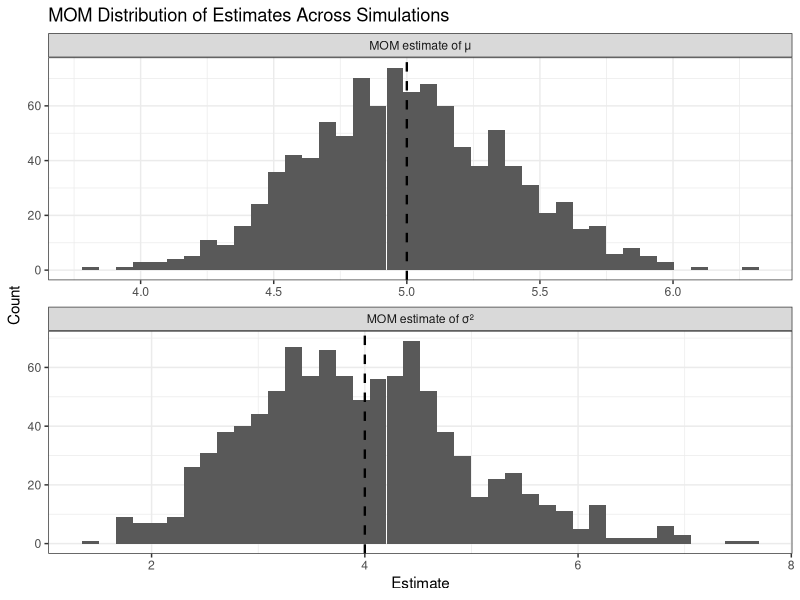
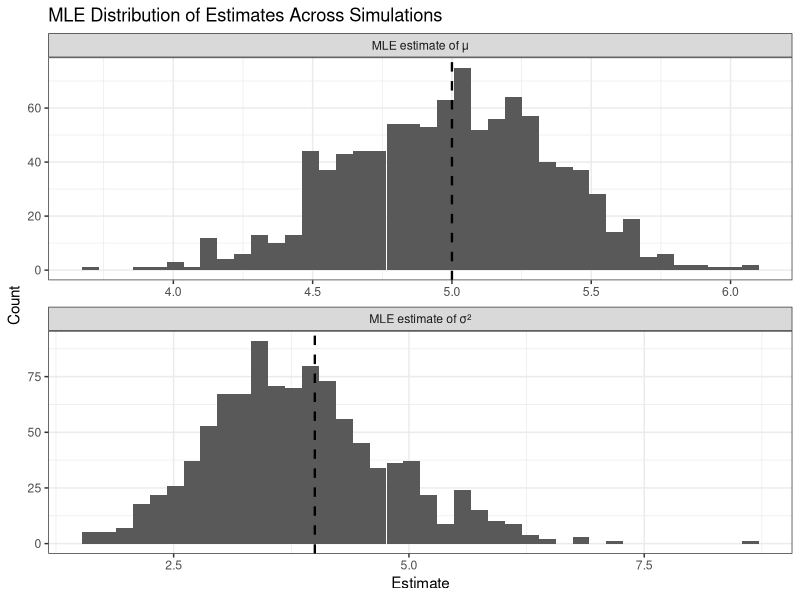

Write R code to recreate these figures, in order.
## ---- chunk 1
#| size: scriptsize

library(tidyverse) # install and load tidyverse package

true_mu<- 5 # true mean
true_sigma<- 2 # true sd
n<- 30 # sample size
n_sims<- 1000 # number of simulations

set.seed(42)

# tibble results
mom_results<- tibble(
  sim = 1:n_sims,
  mom_mu = NA,
  mom_var = NA
)

#loop through simulations and store estimates in respective variables
for(i in 1:n_sims){
  x <- rnorm(n, mean = true_mu, sd = true_sigma)
  mom_results$mom_mu[i] <- mean(x)
  mom_results$mom_var[i] <- mean(x^2) - mean(x)^2
}

#numerical summary
mom_summary<- mom_results |>
  summarise(
    true_mu = true_mu,
    true_var = true_sigma^2,
    mom_mean_mu = mean(mom_mu),
    mom_mean_var = mean(mom_var),
    bias_mu = mean(mom_mu) - true_mu,
    bias_var = mean(mom_var) - true_sigma^2,
    variance_mu = var(mom_mu),
    variance_var = var(mom_var)
  )

mom_summary

plot_dat<- mom_results |>
  # reshape with longer
  pivot_longer(
    cols = c(mom_mu, mom_var),
    names_to = "parameter",
    values_to = "estimate"
  ) |>
  mutate( # columns for categories
    parameter = factor(
      parameter,
      levels = c("mom_mu", "mom_var"),
      labels = c("MOM estimate of μ", "MOM estimate of σ²")
    )
  )

# results tibble for vline visualisation
truth_dat<- tibble(
  parameter = c("MOM estimate of μ", "MOM estimate of σ²"),
  truth = c(true_mu, true_sigma^2)
)

#plot using histogram
ggplot(plot_dat, aes(x = estimate)) +
  geom_histogram(bins = 40) +
  geom_vline(data = truth_dat, aes(xintercept = truth), linetype = "dashed", linewidth = 0.8) +
  facet_wrap(~ parameter, scales = "free", ncol = 1) +
  labs(
    title = "MOM Distribution of Estimates Across Simulations",
    x = "Estimate",
    y = "Count"
  ) +
  theme_bw()
## ---- chunk 2
#| size: scriptsize

# function returning negative log-likelihood
neg_log_lik<- function(par, x) {
  mu<- par[1]
  sigma<- exp(par[2])
  -sum(dnorm(x, mean = mu, sd = sigma, log = TRUE))
}

mle_results<- tibble(
  sim = 1:n_sims,
  mle_mu = NA,
  mle_var = NA
  )

for(i in 1:n_sims){
  x<- rnorm(n, mean = true_mu, sd = true_sigma) # random values
  
  # optimise with optim()
  fit<- optim(par = c(0, 0),fn = neg_log_lik,x = x)

  # store results in variables-values are transformed back
  mle_results$mle_mu[i]<- fit$par[1]
  mle_results$mle_var[i]<- exp(fit$par[2])^2
}

# numerical summary
mle_summary<- mle_results |>
  summarise(
    true_mu = true_mu,
    true_var = true_sigma^2,
    mle_mean_mu = mean(mle_mu),
    mle_mean_var = mean(mle_var),
    bias_mu = mean(mle_mu)-true_mu,
    bias_var = mean(mle_var)-true_sigma^2,
    variance_mu = var(mle_mu),
    variance_var = var(mle_var)
  )

mle_summary

plot_dat<- mle_results |>
    # reshape with pivot_longer
  pivot_longer(
    cols = c(mle_mu, mle_var),
    names_to = "parameter",
    values_to = "estimate"
  ) |>
  mutate(
    parameter = factor(
      parameter,
      levels = c("mle_mu", "mle_var"),
      labels = c("MLE estimate of μ", "MLE estimate of σ²")
    )
  )

# results tibble for vline visualisation
truth_dat<- tibble(
  parameter = c("MLE estimate of μ", "MLE estimate of σ²"),
  truth = c(true_mu, true_sigma^2)
)

# plot
ggplot(plot_dat, aes(x = estimate)) +
  geom_histogram(bins = 40) +
  geom_vline(data = truth_dat,aes(xintercept = truth),linetype = "dashed",linewidth = 0.8) +
  facet_wrap(~ parameter, scales = "free", ncol = 1) +
  labs(
    title = "MLE Distribution of Estimates Across Simulations",
    x = "Estimate",
    y = "Count"
  ) +
  theme_bw()
